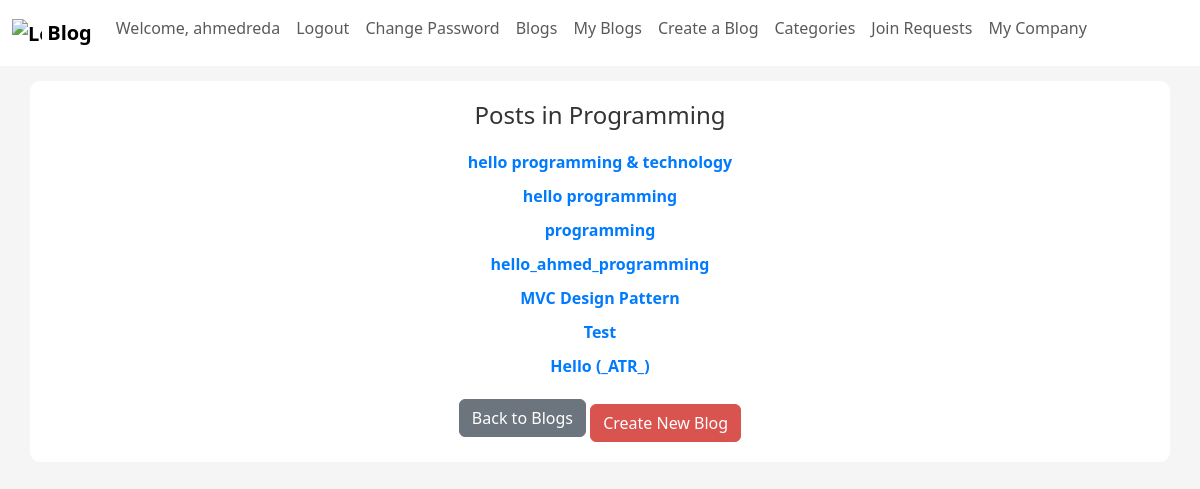
Page /blog/categories/4/ (signed in) on the committed database.
### myApp/models.py (models this page shows, shortened)
class Category(models.Model):
    name = models.CharField(max_length=100)

class Blog(models.Model):
  ID = models.BigAutoField(auto_created = True, primary_key=True, verbose_name="ID")
  title = models.CharField(max_length=200)
  content = models.TextField()
  author = models.ForeignKey(User, on_delete=models.CASCADE, blank=False)
  created_at = models.DateTimeField(auto_now_add=True, blank=True)
  updated_at = models.DateTimeField(auto_now=True)
  is_draft = models.BooleanField(default=True)
  publish_status = models.CharField(max_length=10, choices=[('draft', 'Draft'), ('published', 'Published')], default='draft')
  tags = models.ManyToManyField(Tag,related_name="tag_posts")
  categories = models.ManyToManyField(Category)
  company = models.ForeignKey(Company, on_delete=models.SET_NULL, blank=True, null=True)

### myApp/views.py (the view)
# urls.py: path('blog/categories/<int:category_id>/', category_post_list, name='category_post_list'),
@login_required
def category_post_list(request, category_id):
    category = get_object_or_404(Category, pk=category_id)
    posts = Blog.objects.filter(categories=category, publish_status='published')
    return render(request, 'category/post_category.html', {'category': category, 'posts': posts})

### myApp/templatetags/my_custom_tags.py (called while the page is built)
@register.filter(name='has_group')
def has_group(user, group_name):
    return user.groups.filter(name=group_name).exists()

### myApp/templates/category/post_category.html (shortened to what this page needs)
<!DOCTYPE html>
<html lang="en">
	<head>
		{% load static %}
		<link href="{% static 'css/bootstrap.css' %}" rel="stylesheet" />
		<link href="{% static 'css/home.css' %}" rel="stylesheet" />
	</head>
	<body>
		{% include "Blog/blogNavBar.html" %}
		<div class="container">
			<h1>Posts in {{ category.name }}</h1>
			{% if posts %}
			<ul>
				{% for post in posts %} {% if post.ID %}
				<li><a href="{% url 'blogPage' post.ID %}">{{ post.title }}</a></li>
				{% endif %} {% endfor %}
			</ul>
			{% else %}
			<p class="no-posts">No posts found in this category.</p>
			{% endif %}
			<a href="{% url 'showBlogs'%}" class="btn btn-secondary">Back to Blogs</a>
			<a href="{% url 'createBlog'%}" class="btn btn-cancel">Create New Blog</a>
		</div>
	</body>
</html>

### myApp/templates/Blog/blogNavBar.html (shortened to what this page needs)
{% block content %}
{% load my_custom_tags %}
<nav class="navbar sticky-top navbar-expand-lg" style="background-color: white;">
	<div class="container-fluid">
    <a class="navbar-brand" href="{% url 'showBlogs' %}">
      <img src="https://getbootstrap.com/docs/5.3/assets/brand/bootstrap-logo.svg" alt="Logo" width="30" height="24" class="d-inline-block align-text-top">
      Blog
    </a>
		<div class="collapse navbar-collapse" id="navbarSupportedContent">
				<ul class="navbar-nav mr-auto">
					{% if user.is_authenticated %}
          <li class="nav-item">
            <a class="nav-link" href="{% url "user" %}">Welcome, {{user.username}}</a>
          </li>
					<li class="nav-item">
						<a class="d-flex nav-link" href="{% url "logout" %}">Logout</a>
					</li>
					<li class="nav-item">
						<a class="nav-link" href="{% url "password_change"%}">Change Password</a>
					</li>
					{% else %}
					<li class="nav-item">
						<a class="d-flex nav-link" href="{% url "login" %}">Login</a>
					</li>
					{% endif %}
					<li class="nav-item">
            <a class="nav-link" href="{% url "showBlogs" %}">Blogs</a>
          </li>
					{% if perms.myApp.add_blog %}
					<li class="nav-item">
						<a class="nav-link" href="{% url "myblogpage" %}">My Blogs</a>
					</li>
					<li class="nav-item">
						<a class="nav-link" href="{% url "createBlog"%}">Create a Blog</a>
					</li>
					<li class="nav-item">
						<a class="nav-link" href="{% url "category_list"%}">Categories</a>
					</li>
					<li class="nav-item">
						<a class="nav-link" href="{% url "joinRequest" %}">Join Requests</a>
					</li>
					{% endif %}
					{% if user.is_authenticated and request.user|has_group:"Member" %}
						<li class="nav-item">
							<a class="nav-link" href="{% url "createCompany" %}">Create Company</a>
						</li>
					{% elif user.is_authenticated and request.user|has_group:"Manager" %}
						<li class="nav-item">
							<a class="nav-link" href="{% url "myCompany" %}">My Company</a>
						</li>
					{% elif user.is_authenticated and request.user|has_group:"Employee" %}
						<li class="nav-item">
							<a class="nav-link" href="{% url "myCompany" %}">Your Company</a>
						</li>
					{% endif %}
				</ul>
			</div>
		</div>
</nav>
{% endblock %}

### myApp/static/css/home.css (style rules this page uses)
body { background-color: #f5f5f5; }
a { text-decoration: none; color: #007bff; font-weight: 700; }
.container { background-color: white; padding: 20px; margin-top: 15px; border-radius: 10px; box-shadow: 0 0 0 1.5px rgba(var(--grey-900), 0.05); }

### myApp/templates/category/post_category.html (style rules this page uses)
.container { padding: 20px; text-align: center; }
h1 { font-size: 24px; margin-bottom: 20px; color: #333; }
ul { list-style-type: none; padding: 0; }
li { margin-bottom: 10px; }
a { text-decoration: none; color: #007bff; }
.btn-secondary { background-color: #6c757d; border-color: #6c757d; color: #fff; }
.btn-cancel { background-color: #d9534f; border-color: #d9534f; color: #fff; margin-top: 10px; }

### rows in the picture
Category: name "Programming"
Blog: title "hello programming & technology"
Blog: title "hello programming"
Blog: title "programming"
Blog: title "hello_ahmed_programming"
Blog: title "MVC Design Pattern"
Blog: title "Test"
Blog: title "Hello (_ATR_)"

### other values in the picture
{{ user.username }} "ahmedreda"
